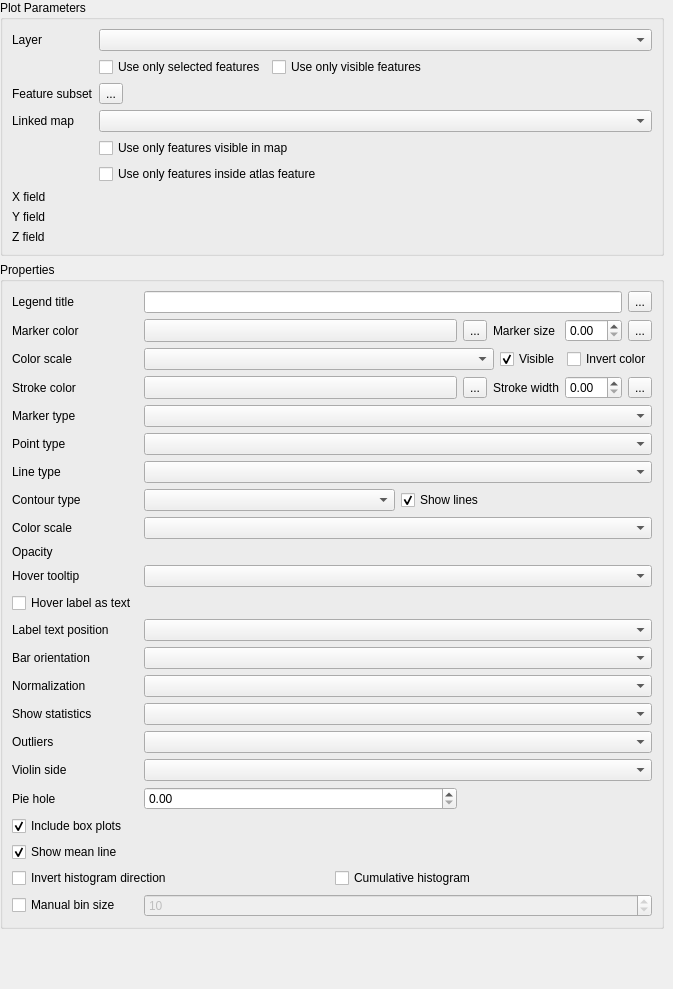
               <widget class="QWidget" name="scrollAreaWidgetContents_5">
                <property name="geometry">
                 <rect>
                  <x>0</x>
                  <y>-270</y>
                  <width>673</width>
                  <height>989</height>
                 </rect>
                </property>
                <layout class="QGridLayout" name="gridLayout_9">
                 <property name="leftMargin">
                  <number>0</number>
                 </property>
                 <property name="topMargin">
                  <number>0</number>
                 </property>
                 <property name="rightMargin">
                  <number>9</number>
                 </property>
                 <property name="bottomMargin">
                  <number>0</number>
                 </property>
                 <item row="5" column="0">
                  <spacer name="verticalSpacer">
                   <property name="orientation">
                    <enum>Qt::Vertical</enum>
                   </property>
                   <property name="sizeHint" stdset="0">
                    <size>
                     <width>20</width>
                     <height>40</height>
                    </size>
                   </property>
                  </spacer>
                 </item>
                 <item row="0" column="0">
                  <widget class="QgsCollapsibleGroupBox" name="mGroupBox">
                   <property name="title">
                    <string>Plot Parameters</string>
                   </property>
                   <layout class="QGridLayout" name="gridLayout_23">
                    <item row="8" column="0">
                     <widget class="QLabel" name="y_label">
                      <property name="text">
                       <string>Y field</string>
                      </property>
                     </widget>
                    </item>
                    <item row="4" column="1" colspan="2">
                     <widget class="QgsLayoutItemComboBox" name="linked_map_combo"/>
                    </item>
                    <item row="7" column="0">
                     <widget class="QLabel" name="x_label">
                      <property name="sizePolicy">
                       <sizepolicy hsizetype="Expanding" vsizetype="Preferred">
                        <horstretch>0</horstretch>
                        <verstretch>0</verstretch>
                       </sizepolicy>
                      </property>
                      <property name="minimumSize">
                       <size>
                        <width>20</width>
                        <height>0</height>
                       </size>
                      </property>
                      <property name="maximumSize">
                       <size>
                        <width>70</width>
                        <height>16777215</height>
                       </size>
                      </property>
                      <property name="text">
                       <string>X field</string>
                      </property>
                     </widget>
                    </item>
                    <item row="6" column="1" colspan="2">
                     <widget class="QCheckBox" name="filter_by_atlas_check">
                      <property name="text">
                       <string>Use only features inside atlas feature</string>
                      </property>
                     </widget>
                    </item>
                    <item row="9" column="0">
                     <widget class="QLabel" name="z_label">
                      <property name="text">
                       <string>Z field</string>
                      </property>
                     </widget>
                    </item>
                    <item row="5" column="1" colspan="2">
                     <widget class="QCheckBox" name="filter_by_map_check">
                      <property name="text">
                       <string>Use only features visible in map</string>
                      </property>
                     </widget>
                    </item>
                    <item row="3" column="1">
                     <widget class="QgsPropertyOverrideButton" name="feature_subset_defined_button">
                      <property name="text">
                       <string>...</string>
                      </property>
                     </widget>
                    </item>
                    <item row="8" column="1" colspan="2">
                     <widget class="QgsFieldExpressionWidget" name="y_combo"/>
                    </item>
                    <item row="0" column="1" colspan="2">
                     <widget class="QgsMapLayerComboBox" name="layer_combo">
                      <property name="sizePolicy">
                       <sizepolicy hsizetype="Preferred" vsizetype="Maximum">
                        <horstretch>0</horstretch>
                        <verstretch>0</verstretch>
                       </sizepolicy>
                      </property>
                     </widget>
                    </item>
                    <item row="4" column="0">
                     <widget class="QLabel" name="label_linked_map">
                      <property name="text">
                       <string>Linked map</string>
                      </property>
                     </widget>
                    </item>
                    <item row="2" column="1">
                     <widget class="QCheckBox" name="selected_feature_check">
                      <property name="enabled">
                       <bool>true</bool>
                      </property>
                      <property name="text">
                       <string>Use only selected features</string>
                      </property>
                     </widget>
                    </item>
                    <item row="9" column="1" colspan="2">
                     <widget class="QgsFieldExpressionWidget" name="z_combo"/>
                    </item>
                    <item row="7" column="1" colspan="2">
                     <widget class="QgsFieldExpressionWidget" name="x_combo"/>
                    </item>
                    <item row="2" column="2">
                     <widget class="QCheckBox" name="visible_feature_check">
                      <property name="enabled">
                       <bool>true</bool>
                      </property>
                      <property name="text">
                       <string>Use only visible features</string>
                      </property>
                     </widget>
                    </item>
                    <item row="0" column="0">
                     <widget class="QLabel" name="layer_label">
                      <property name="text">
                       <string>Layer</string>
                      </property>
                     </widget>
                    </item>
                    <item row="3" column="0">
                     <widget class="QLabel" name="label_feature_subset">
                      <property name="text">
                       <string>Feature subset</string>
                      </property>
                     </widget>
                    </item>
                   </layout>
                  </widget>
                 </item>
                 <item row="2" column="0">
                  <widget class="QgsCollapsibleGroupBox" name="properties_group_box">
                   <property name="title">
                    <string>Properties</string>
                   </property>
                   <layout class="QGridLayout" name="gridLayout_22">
                    <item row="14" column="1" colspan="5">
                     <widget class="QComboBox" name="combo_text_position"/>
                      </item>
                    <item row="1" column="5">
                     <widget class="QgsPropertyOverrideButton" name="size_defined_button">
                        <property name="text">
                       <string>...</string>
                      </property>
                     </widget>
                    </item>
                    <item row="1" column="1">
                     <widget class="QgsColorButton" name="in_color_combo">
                      <property name="sizePolicy">
                       <sizepolicy hsizetype="Expanding" vsizetype="Fixed">
                        <horstretch>0</horstretch>
                        <verstretch>0</verstretch>
                       </sizepolicy>
                      </property>
                     </widget>
                    </item>
                    <item row="21" column="0">
                     <widget class="QCheckBox" name="violinBox">
                      <property name="toolTip">
                       <string>If checked, box plots will be overlaid on top of violin plots</string>
                      </property>
                      <property name="text">
                       <string>Include box plots</string>
                        </property>
                        <property name="checked">
                         <bool>true</bool>
                        </property>
                       </widget>
                      </item>
                    <item row="19" column="0">
                     <widget class="QLabel" name="violinSideLabel">
                      <property name="text">
                       <string>Violin side</string>
                      </property>
                     </widget>
                    </item>
                    <item row="0" column="5">
                     <widget class="QgsPropertyOverrideButton" name="legend_title_defined_button">
                      <property name="text">
                       <string>...</string>
                      </property>
                     </widget>
                    </item>
                    <item row="1" column="3">
                     <widget class="QLabel" name="marker_size_lab">
                      <property name="text">
                       <string>Marker size</string>
                      </property>
                     </widget>
                    </item>
                    <item row="7" column="0">
                     <widget class="QLabel" name="line_lab">
                      <property name="text">
                       <string>Line type</string>
                      </property>
                     </widget>
                    </item>
                    <item row="17" column="1" colspan="5">
                     <widget class="QComboBox" name="box_statistic_combo"/>
                    </item>
                    <item row="1" column="0">
                     <widget class="QLabel" name="in_color_lab">
                        <property name="text">
                       <string>Marker color</string>
                        </property>
                       </widget>
                      </item>
                    <item row="2" column="0">
                     <widget class="QLabel" name="color_scale_data_defined_in_label">
                      <property name="text">
                       <string>Color scale</string>
                        </property>
                     </widget>
                    </item>
                    <item row="1" column="2">
                     <widget class="QgsPropertyOverrideButton" name="in_color_defined_button">
                        <property name="text">
                       <string>...</string>
                        </property>
                       </widget>
                      </item>
                    <item row="5" column="1" colspan="5">
                     <widget class="QComboBox" name="marker_type_combo"/>
                    </item>
                    <item row="6" column="0">
                     <widget class="QLabel" name="point_lab">
                      <property name="text">
                       <string>Point type</string>
                      </property>
                     </widget>
                    </item>
                    <item row="22" column="0">
                     <widget class="QCheckBox" name="showMeanCheck">
                      <property name="text">
                       <string>Show mean line</string>
                      </property>
                      <property name="checked">
                       <bool>true</bool>
                      </property>
                     </widget>
                    </item>
                    <item row="2" column="1" colspan="5">
                     <layout class="QHBoxLayout" name="horizontalLayout_3" stretch="1,0,0">
                      <item>
                       <widget class="QComboBox" name="color_scale_data_defined_in"/>
                      </item>
                      <item>
                       <widget class="QCheckBox" name="color_scale_data_defined_in_check">
                      <property name="text">
                         <string>Visible</string>
                      </property>
                      <property name="checked">
                       <bool>true</bool>
                      </property>
                     </widget>
                    </item>
                      <item>
                       <widget class="QCheckBox" name="color_scale_data_defined_in_invert_check">
                      <property name="text">
                         <string>Invert color</string>
                      </property>
                     </widget>
                    </item>
                     </layout>
                    </item>
                    <item row="18" column="0">
                     <widget class="QLabel" name="outliers_label">
                      <property name="text">
                       <string>Outliers</string>
                      </property>
                     </widget>
                    </item>
                    <item row="11" column="1" colspan="5">
                     <widget class="QgsOpacityWidget" name="opacity_widget">
                      <property name="focusPolicy">
                       <enum>Qt::StrongFocus</enum>
                      </property>
                     </widget>
                    </item>
                    <item row="24" column="0">
                     <widget class="QCheckBox" name="bins_check">
                      <property name="text">
                       <string>Manual bin size</string>
                      </property>
                     </widget>
                    </item>
                    <item row="0" column="0">
                     <widget class="QLabel" name="legend_label">
                      <property name="text">
                       <string>Legend title</string>
                      </property>
                     </widget>
                    </item>
                    <item row="10" column="0">
                     <widget class="QLabel" name="color_scale_label">
                      <property name="text">
                       <string>Color scale</string>
                      </property>
                     </widget>
                    </item>
                    <item row="15" column="1" colspan="5">
                     <widget class="QComboBox" name="orientation_combo"/>
                    </item>
                    <item row="8" column="0">
                     <widget class="QLabel" name="contour_type_label">
                      <property name="text">
                       <string>Contour type</string>
                      </property>
                     </widget>
                    </item>
                    <item row="4" column="4">
                     <widget class="QgsDoubleSpinBox" name="marker_width"/>
                    </item>
                    <item row="12" column="0">
                     <widget class="QLabel" name="info_label">
                      <property name="text">
                       <string>Hover tooltip</string>
                      </property>
                     </widget>
                    </item>
                    <item row="8" column="1" colspan="5">
                     <layout class="QHBoxLayout" name="horizontalLayout_4">
                      <item>
                       <widget class="QComboBox" name="contour_type_combo"/>
                      </item>
                      <item>
                       <widget class="QCheckBox" name="show_lines_check">
                        <property name="text">
                         <string>Show lines</string>
                      </property>
                        <property name="checked">
                         <bool>true</bool>
                      </property>
                     </widget>
                    </item>
                     </layout>
                    </item>
                    <item row="23" column="0" colspan="6">
                     <layout class="QHBoxLayout" name="horiz_layout_histogram">
                      <item>
                       <widget class="QCheckBox" name="invert_hist_check">
                        <property name="enabled">
                         <bool>true</bool>
                        </property>
                      <property name="text">
                         <string>Invert histogram direction</string>
                      </property>
                     </widget>
                    </item>
                      <item>
                       <widget class="QCheckBox" name="cumulative_hist_check">
                        <property name="enabled">
                         <bool>true</bool>
                        </property>
                      <property name="text">
                         <string>Cumulative histogram</string>
                      </property>
                     </widget>
                    </item>
                     </layout>
                    </item>
                    <item row="4" column="5">
                     <widget class="QgsPropertyOverrideButton" name="stroke_defined_button">
                      <property name="text">
                       <string>...</string>
                      </property>
                     </widget>
                    </item>
                    <item row="1" column="4">
                     <widget class="QgsDoubleSpinBox" name="marker_size"/>
                    </item>
                    <item row="4" column="2">
                     <widget class="QgsPropertyOverrideButton" name="out_color_defined_button">
                      <property name="text">
                       <string>...</string>
                      </property>
                     </widget>
                    </item>
                    <item row="11" column="0">
                     <widget class="QLabel" name="alpha_lab">
                      <property name="text">
                       <string>Opacity</string>
                      </property>
                     </widget>
                    </item>
                    <item row="6" column="1" colspan="5">
                     <widget class="QComboBox" name="point_combo"/>
                    </item>
                    <item row="4" column="1">
                     <widget class="QgsColorButton" name="out_color_combo">
                      <property name="sizePolicy">
                       <sizepolicy hsizetype="Expanding" vsizetype="Fixed">
                        <horstretch>0</horstretch>
                        <verstretch>0</verstretch>
                       </sizepolicy>
                      </property>
                     </widget>
                    </item>
                    <item row="16" column="1" colspan="5">
                     <widget class="QComboBox" name="hist_norm_combo"/>
                    </item>
                    <item row="24" column="1" colspan="5">
                     <widget class="QgsSpinBox" name="bins_value">
                      <property name="enabled">
                       <bool>false</bool>
                      </property>
                      <property name="maximum">
                       <number>1000</number>
                      </property>
                      <property name="value">
                       <number>10</number>
                      </property>
                     </widget>
                    </item>
                    <item row="7" column="1" colspan="5">
                     <widget class="QComboBox" name="line_combo"/>
                    </item>
                    <item row="0" column="1" colspan="4">
                     <widget class="QLineEdit" name="legend_title"/>
                    </item>
                    <item row="10" column="1" colspan="5">
                     <widget class="QComboBox" name="color_scale_combo"/>
                    </item>
                    <item row="15" column="0">
                     <widget class="QLabel" name="orientation_label">
                      <property name="text">
                       <string>Bar orientation</string>
                      </property>
                     </widget>
                    </item>
                    <item row="19" column="1" colspan="5">
                     <widget class="QComboBox" name="violinSideCombo"/>
                    </item>
                    <item row="16" column="0">
                     <widget class="QLabel" name="hist_norm_label">
                      <property name="text">
                       <string>Normalization</string>
                      </property>
                     </widget>
                    </item>
                    <item row="4" column="3">
                     <widget class="QLabel" name="marker_width_lab">
                        <property name="text">
                       <string>Stroke width</string>
                        </property>
                       </widget>
                      </item>
                    <item row="17" column="0">
                     <widget class="QLabel" name="box_statistic_label">
                        <property name="text">
                       <string>Show statistics</string>
                        </property>
                       </widget>
                      </item>
                    <item row="18" column="1" colspan="5">
                     <widget class="QComboBox" name="outliers_combo"/>
                    </item>
                    <item row="14" column="0">
                     <widget class="QLabel" name="label_text_position">
                      <property name="text">
                       <string>Label text position</string>
                      </property>
                     </widget>
                    </item>
                    <item row="5" column="0">
                     <widget class="QLabel" name="marker_type_lab">
                      <property name="text">
                       <string>Marker type</string>
                      </property>
                     </widget>
                    </item>
                    <item row="12" column="1" colspan="5">
                     <widget class="QComboBox" name="info_combo"/>
                    </item>
                    <item row="4" column="0">
                     <widget class="QLabel" name="out_color_lab">
                      <property name="text">
                       <string>Stroke color</string>
                      </property>
                     </widget>
                    </item>
                    <item row="13" column="0">
                     <widget class="QCheckBox" name="hover_as_text_check">
                      <property name="text">
                       <string>Hover label as text</string>
                      </property>
                     </widget>
                    </item>
                    <item row="20" column="0">
                     <widget class="QLabel" name="pie_hole_label">
                      <property name="text">
                       <string>Pie hole</string>
                      </property>
                     </widget>
                    </item>
                    <item row="20" column="1">
                     <widget class="QgsDoubleSpinBox" name="pie_hole">
                      <property name="maximum">
                       <double>0.950000000000000</double>
                      </property>
                      <property name="singleStep">
                       <double>0.050000000000000</double>
                      </property>
                      <property name="value">
                       <double>0.000000000000000</double>
                      </property>
                      <property name="clearValue">
                       <bool>false</bool>
                      </property>
                     </widget>
                    </item>
                   </layout>
                  </widget>
                 </item>
                </layout>
               </widget>
